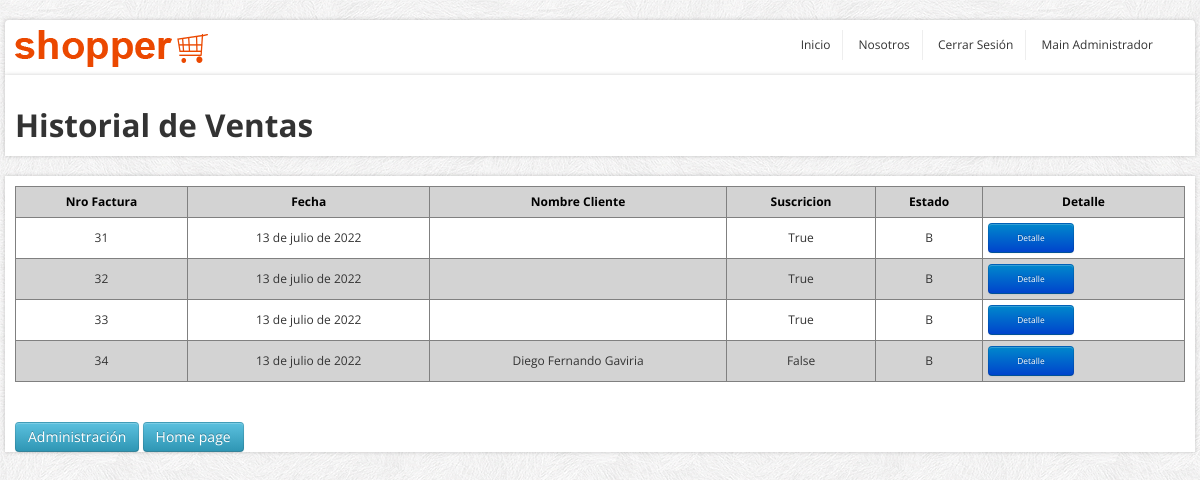
Page /registro_ventas on the earlier database version.
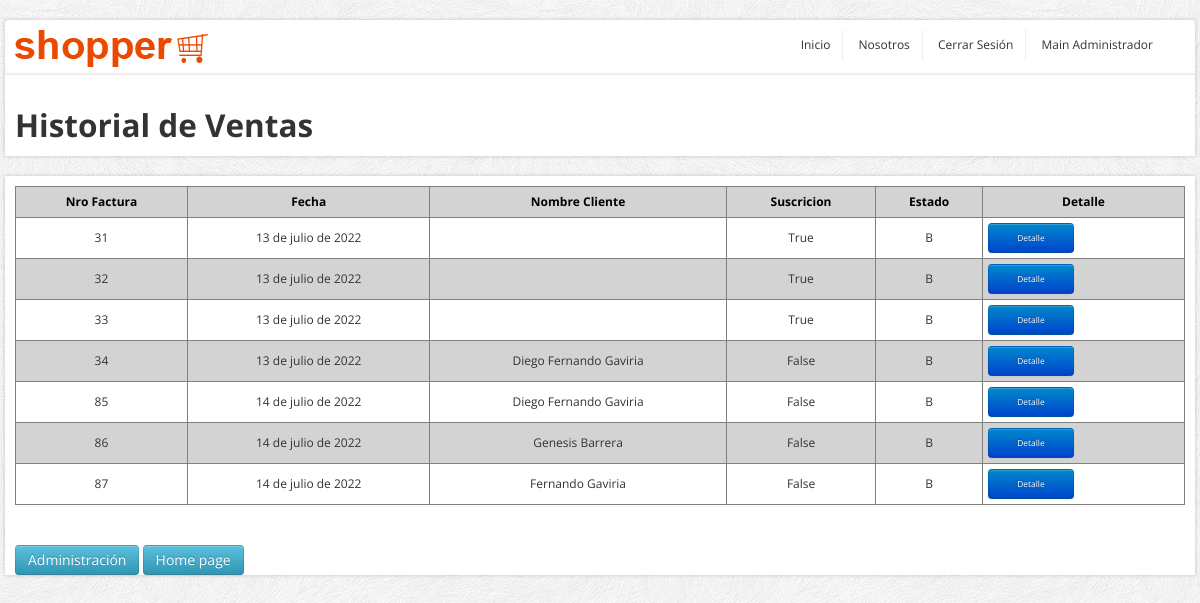
Same page on the later database version.
### core/models.py (models this page shows, shortened)
class Factura(models.Model):
    usuario = models.ForeignKey(User, on_delete=models.DO_NOTHING)
    fecha = models.DateField(blank=False, null=False, verbose_name="Fecha Factura")
    estado = models.CharField(max_length=1, default="B",blank=False, null=False, verbose_name="Fecha Factura")

class PerfilUsuario(models.Model):
    user = models.OneToOneField(User, blank=False, null=False, on_delete=models.CASCADE)
    rutUsuario = models.CharField(max_length=15, unique=True)
    direccionUsusario = models.CharField(max_length=300, blank=False, null=False, verbose_name="Direccion Usuario")
    suscripcionUsusario = models.BooleanField(default=False,blank=False, null=False, verbose_name="Suscriptor")
    imagenUsuario = models.ImageField(upload_to="images/", default="sinfoto.jpg", null=False, blank=False, verbose_name="Imagen Usuario")

### core/views.py (the view)
# urls.py: path('registro_ventas', registro_ventas, name="registro_ventas"),
def registro_ventas(request):
    data = {"mesg": ""}
    data["list"] = Factura.objects.all().order_by('id')
    return render(request, "core/registro_ventas.html", data)

### core/templates/core/registro_ventas.html (shortened to what this page needs)
{% load static %}
<!DOCTYPE html>
<html lang="en">
	<head>
		<link href="../../static/core/css/bootstrap/css/bootstrap.min.css" rel="stylesheet">
		<link href="../../static/core/css/bootstrap/css/bootstrap-responsive.min.css" rel="stylesheet">
		<link href="../../static/core/css/themes/css/bootstrappage.css" rel="stylesheet"/>
		<link href="../../static/core/css/themes/css/flexslider.css" rel="stylesheet"/>
		<link href="../../static/core/css/themes/css/main.css" rel="stylesheet"/>
		<link href="{% static 'core/css/forms.css'%}" rel="stylesheet">
	</head>
    <body>
		<div id="top-bar" class="container">
			<div class="row container-fluid">
					<ul class="user-menu">
						<div class="pull-left">
							<a href="index.html" class="logo pull-left"><img src="../../static/core/css/themes/images/logo.png" class="site_logo" alt=""></a>
						</div>
						<div class="pull-right">
							<li><a href="{% url 'home' %}">Inicio</a></li>
							<li><a href="{% url 'sobre_nosotros' %}">Nosotros</a></li>
							<li><a href="{% url 'cerrar_sesion' %}">Cerrar Sesión</a></li>
							<li><a href="{% url 'mainAdministrador' %}">Main Administrador</a></li>
						</div>
					</ul>
			</div>
		</div>
		<div id="wrapper" class="container">
			<section class="main-content">
			    <br>
				<h2><span>Historial de Ventas</span></h2>
                <div class="span5">
				</div>
			</section>
		</div>
		<div id="wrapper" class="container">
			<section class="main-content">
				{% if list %}
				<table id="tabla_datos">
					<thead>
						<tr>
							<th>Nro Factura</th>
							<th>Fecha</th>
							<th>Nombre Cliente</th>
							<th>Suscricion</th>
							<th>Estado</th>
							<th>Detalle</th>
						</tr>
					</thead>
					<tbody>
						{% for pro in list %}
						<tr>
							<td align="center">{{ pro.id }}</td>
							<td align="center">{{ pro.fecha }}</td>
							<td align="center">{{ pro.usuario.first_name }} {{ pro.usuario.last_name}}</td>
							<td align="center">{{ pro.usuario.perfilusuario.suscripcionUsusario}}</td>
							<td align="center">{{ pro.estado }}</td>
							<td><a href="{% url 'detalle_factura' pro.id %}"
								class="btn btn-primary btn-sm boton_chico">Detalle</a></td>
						</tr>
						{% endfor %}
					</tbody>
				</table>
				{% endif %}
				<br>
				<a href="http://127.0.0.1:8000/admin" class="btn btn-info btn-sm">Administración</a>
				<a href="{% url 'home' %}" class="btn btn-info btn-sm">Home page</a>
			</section>
		</div>
    </body>
</html>

Differences in the rows shown:
added Factura: id "85", fecha "14 de julio de 2022", usuario.first_name "Diego Fernando", usuario.last_name "Gaviria", usuario.perfilusuario.suscripcionUsusario "False", estado "B"
added Factura: id "86", fecha "14 de julio de 2022", usuario.first_name "Genesis", usuario.last_name "Barrera", usuario.perfilusuario.suscripcionUsusario "False", estado "B"
added Factura: id "87", fecha "14 de julio de 2022", usuario.first_name "Fernando", usuario.last_name "Gaviria", usuario.perfilusuario.suscripcionUsusario "False", estado "B"
